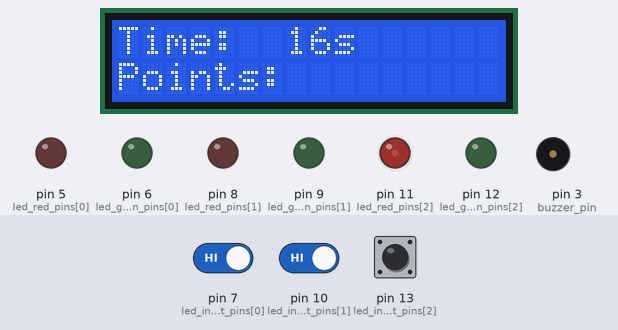
Bench run of a sketch on a simulated Arduino Uno, built with avr-gcc and run on an emulated ATmega328P. On the bench: 16×2 character LCD, output pins drawn as LEDs (lit = HIGH), buzzer (waves = sounding). The inputs (shaded band) are chosen by the test bench; at power-on: pin 7 (led_input_pins[0]) HIGH, pin 10 (led_input_pins[1]) HIGH, pin 13 (led_input_pins[2]) HIGH. Random numbers use the default seed unless the sketch sets one.

Above: at 1.2 s.
1.3 s: pin 7 (led_input_pins[0]) driven LOW and pin 10 (led_input_pins[1]) driven LOW
At 2.1 s:
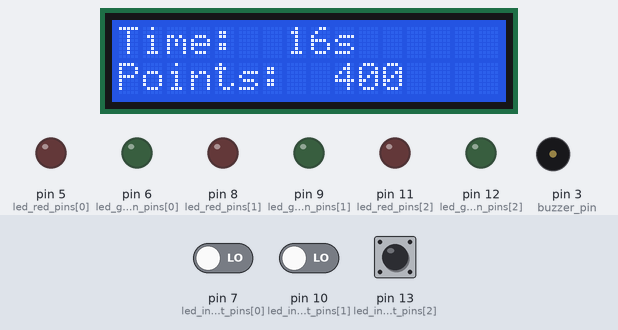
4.3 s: pin 7 (led_input_pins[0]) driven HIGH
At 5.71 s:
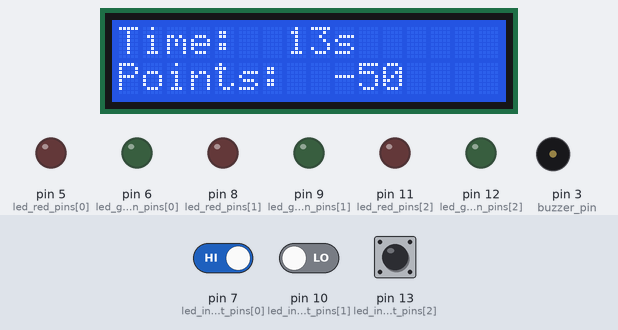
7.0 s: pin 13 (led_input_pins[2]) pulled LOW for 0.15 s
At 7.4 s:
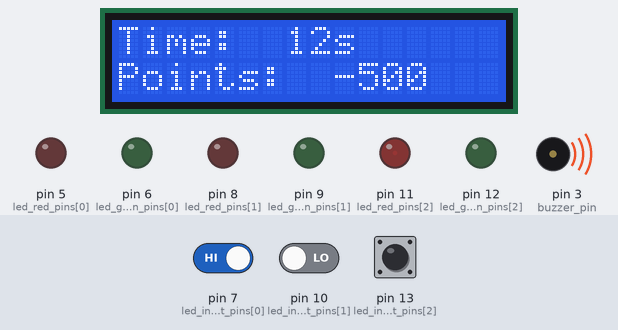
7.7 s: pin 13 (led_input_pins[2]) pulled LOW for 3.2 s
At 11.3 s:
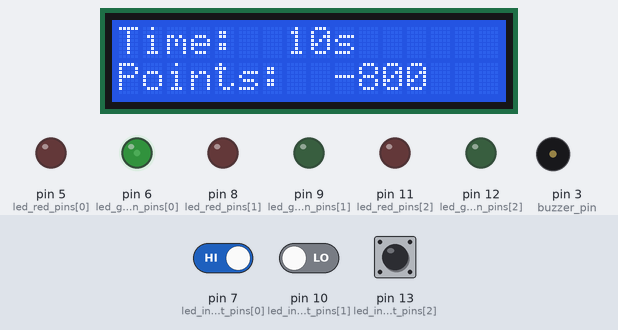
12.4 s: pin 7 (led_input_pins[0]) driven LOW
At 12.8 s:
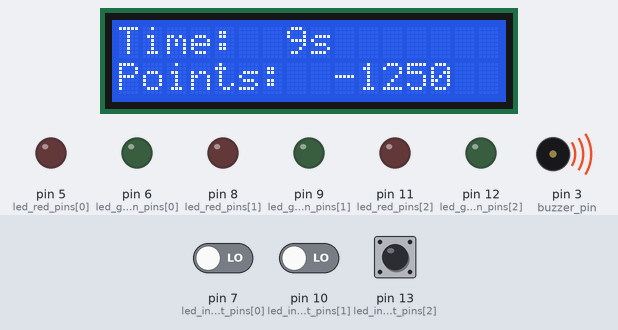
13.9 s: pin 10 (led_input_pins[1]) driven HIGH
At 22.8 s:
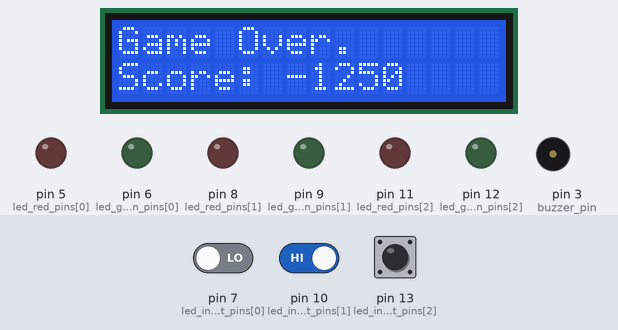
Timing chart, 0 to 24.0 s (numbered marks = the images above; inputs shaded):
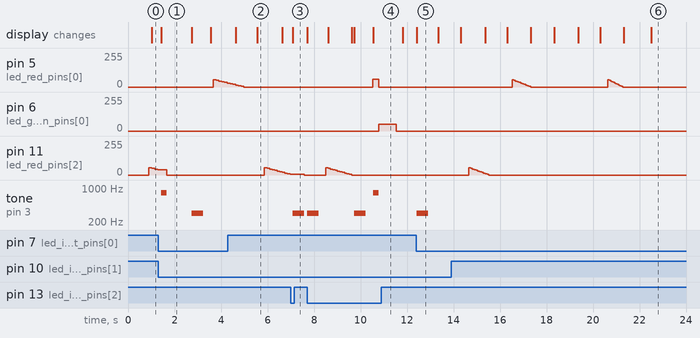

The sketch:

Whack_a_mole.ino
```cpp
#include <LiquidCrystal_I2C.h>

// DEVICES

LiquidCrystal_I2C lcd(0x27, 16, 2);
int buzzer_pin = 3;

int led_number = 3;
int led_red_pins[] =    {5, 8, 11};
int led_green_pins[] =  {6, 9, 12};
int led_input_pins[] =  {7, 10, 13};
int led_red_values[] =   {0, 0, 0};
int led_green_values[] = {0, 0, 0};


// PROPERTIES

int target_id = -1;
int time_to_hit = 1500;
int color_change_speed = 5;
bool errors_during_loop[3] = {0, 0, 0};
int points = 0;

// unused (for now)
int loop_no = 0;
int time_to_play = 18000;
bool game_ended = false;


// IO UTIL

void update_red_led(int id, int value) {
  led_red_values[id] = value;
  analogWrite(led_red_pins[id], value);
}

void update_green_led(int id, int value) {
  led_green_values[id] = value;
  analogWrite(led_green_pins[id], value);
}

// -1 if none or multiple buttons clicked
int scan_input() {
  int id = -1;
  for (int i = 0; i < led_number; i++) {
    if (!digitalRead(led_input_pins[i]))
      continue;

    if (id != -1)
      return -1;
    id = i;
  }
  return id;
}


// SYSTEM UTIL

void update_clock() {
    lcd.setCursor(7, 0);
    if (millis() > time_to_play) {
      game_ended = true;
      lcd.print("0s");
    }
    else {
      lcd.print((time_to_play - millis()) / 1000);
      lcd.print("s ");
    }

}

void print_points() {
  lcd.setCursor(9, 1);
  lcd.print(points);
  lcd.print("      ");
}

void add_points(int light_remaining) {
  points += light_remaining * 10;
  print_points();
  tone(buzzer_pin, 800);
  delay(250);
  noTone(buzzer_pin);
}

void penalty(int diode_id) {
  if (!errors_during_loop[diode_id]) {
    // if the diode has been pressed for the first time this loop
    // (This method means that we can not get penalty twice for clicking the same diode during a single loop)

    points -= 450;
    print_points();

    errors_during_loop[diode_id] = 1;
    tone(buzzer_pin, 300);
    delay(500);
    time_to_play += 500;
    noTone(buzzer_pin);
  }
}


// GAME STATES

void pause_game() {
  double time;
  double start_time;
  target_id = -1;

  for (int i = 0; i < led_number; i++) {
    led_red_values[i] = 0;
    led_green_values[i] = 0;
    analogWrite(led_red_pins[i], 0);
  }

  int pause_time = rand() % (time_to_hit / 2) + 500;
  time = millis();
  start_time = millis() + pause_time;

  while (millis() < start_time) {
    update_clock();
    int input = scan_input();
    if (input != -1) {
      penalty(input);
    }
  }
}

void light_a_target() {
  target_id = rand() % led_number;
  update_red_led(target_id, 60);
}

void playing_time () {
  double time = millis();
  double hit_time_window = time_to_hit;
  double end_time = millis() + hit_time_window;

  while (millis() < end_time) {
    update_clock();

    // input detection
    int input = scan_input();

    if (input == target_id) {
      add_points(led_red_values[target_id]);
      update_red_led(target_id, 0);

      // tick the green diode
      update_green_led(target_id, 50);
      delay(time_to_hit * 0.7);
      time_to_play += time_to_hit * 0.7;
      update_green_led(target_id, 0);

      break;
    }
    else if (input != -1)
      penalty(input);

    // dim led diode when nothing
    led_red_values[target_id] -= color_change_speed;
    if (led_red_values[target_id] < 0) {
      led_red_values[target_id] = 0;
    }
    analogWrite(led_red_pins[target_id], led_red_values[target_id]);

    delay(time_to_hit / (60 / color_change_speed)); //delay is dependent on time remaining
  }
}


// MAIN

void setup() {
  for (int i = 0; i < led_number; i++) {
    pinMode(led_red_pins[i], OUTPUT);
    pinMode(led_green_pins[i], OUTPUT);
    pinMode(led_input_pins[i], INPUT_PULLUP);
  }
  pinMode(buzzer_pin, OUTPUT);

  lcd.begin();
  lcd.setCursor(0, 0);
  lcd.print("Time: ");
  lcd.setCursor(0, 1);
  lcd.print("Points: ");
}

void loop() {
  if (game_ended){
    lcd.setCursor(0, 0);
    lcd.print("Game Over.    ");
    lcd.setCursor(0, 1);
    lcd.print("Score: ");
    lcd.print(points);
    lcd.print("     ");
    delay(3000);
    return(0);
  }
  pause_game();
  light_a_target();
  playing_time();
  time_to_hit *= 0.92; //speed up the gamne
  loop_no ++;
  errors_during_loop[0] = 0; //reset error tracker
  errors_during_loop[1] = 0;
  errors_during_loop[2] = 0;
}
```

Measured:
- after the input at 1.3 s, tone on pin 3 (buzzer_pin): silent → 800 Hz after 0.12 s, → silent 0.25 s later, → 300 Hz 1.1 s later, → silent 0.50 s later
- after the input at 7.0 s, tone on pin 3 (buzzer_pin): silent → 300 Hz after 0.09 s, → silent 0.50 s later
- after the input at 7.7 s, pin 6 (led_green_pins[0]): 0/255 → 50/255 after 3.1 s, → 0/255 0.75 s later; tone on pin 3 (buzzer_pin): plays 300 Hz for 0.50 s, 300 Hz for 0.50 s, 800 Hz for 0.25 s, starting at once
- after the input at 12.4 s, tone on pin 3 (buzzer_pin): silent → 300 Hz at once, → silent 0.50 s later
- by itself, pin 5 (led_red_pins[0]): ramps from 55/255 to 0/255 and jumps back, once every 4.1 s
- what the display in image 1 shows lasts 1.3 s, from 1.4 s to 2.7 s
- what the display in image 2 shows lasts 1.0 s, from 5.6 s to 6.6 s
